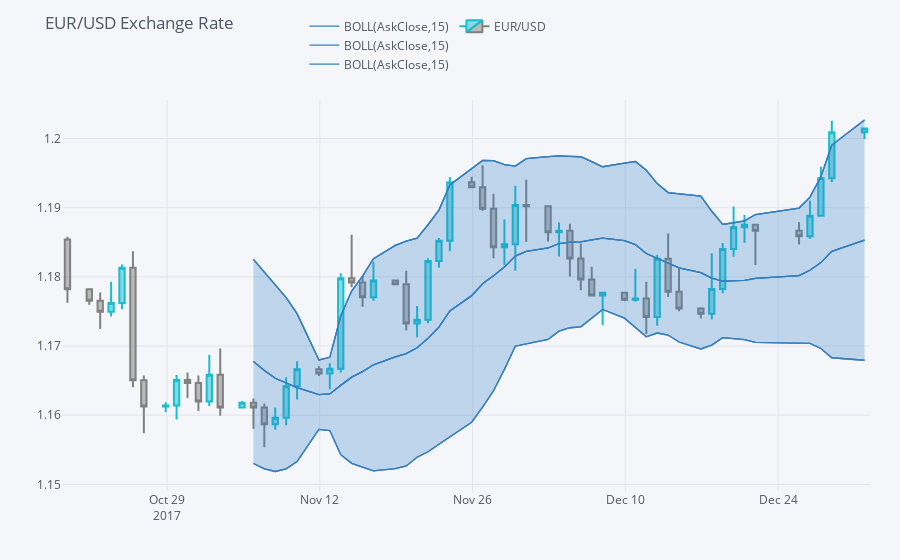

The notebook cell this image was saved under:
### Code cell
qf.add_bollinger_bands(periods=15,
                       boll_std=2)
qf.iplot()
